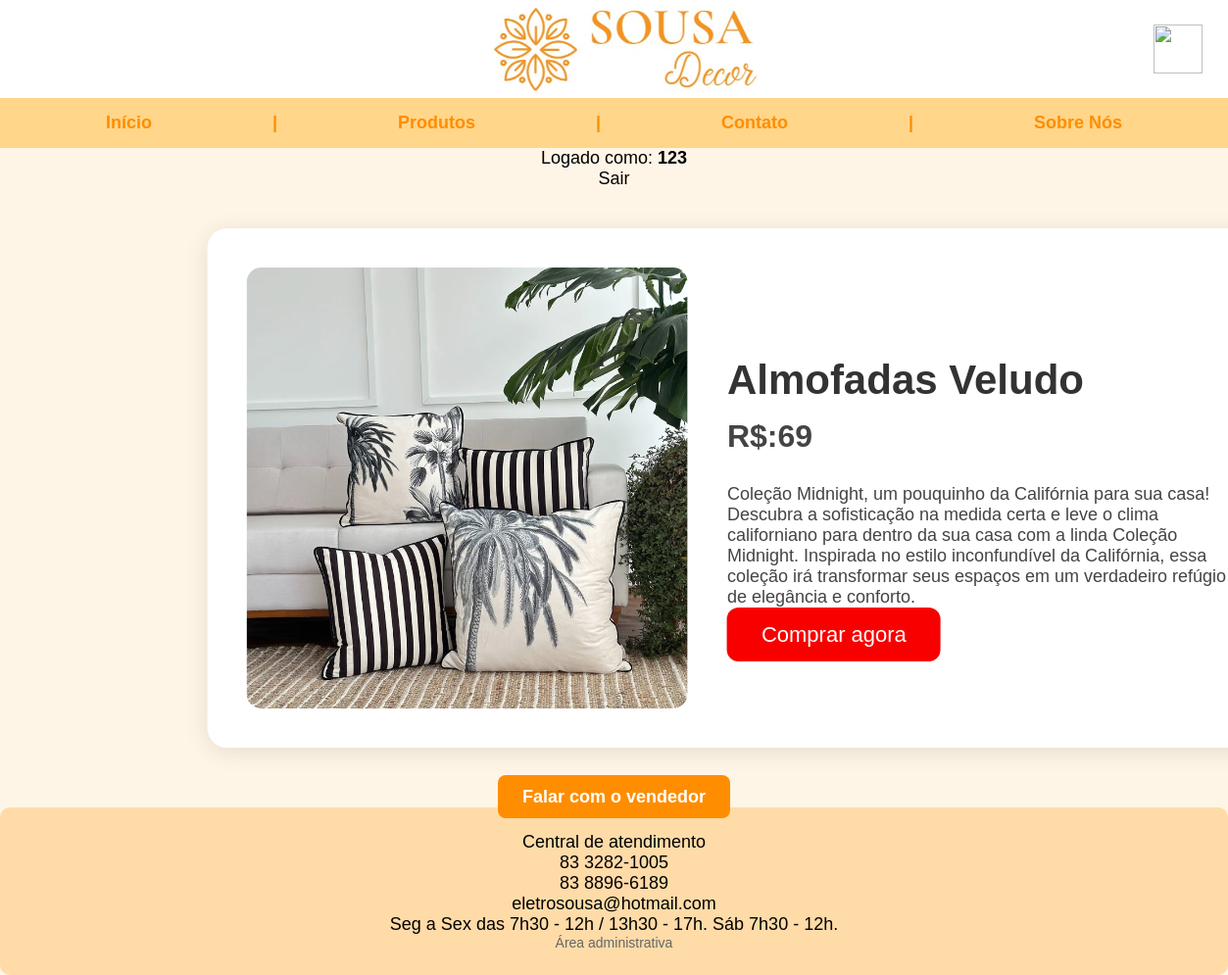
Screenshot of /ParteDeRick/index.php?pg=../parteArthurYsaac/comprar&id=6 (signed in) with the database file from the repository.
### tables this page shows
CREATE TABLE `produtos` (
  `id` int(11) NOT NULL,
  `nome` varchar(100) NOT NULL,
  `imagem` varchar(200) NOT NULL,
  `preco` int(11) DEFAULT NULL,
  `estoque` int(11) NOT NULL DEFAULT 0,
  `destaque` tinyint(1) NOT NULL DEFAULT 0,
  `descricao` text DEFAULT NULL
);

### parteArthurYsaac/comprar.php (the view, shortened to what this page needs)
<?php
require "config.inc.php";
$id = $_REQUEST["id"];
$sql = "SELECT * FROM produtos WHERE id = '$id'";
$resultado = mysqli_query($conexao, $sql);
if(mysqli_num_rows($resultado) > 0){
    while($dados = mysqli_fetch_array($resultado)){
        $img = $dados['imagem'];
            if (strpos($img, 'uploads/') === 0) {
                $src = '../' . $img;
            } else {
                $src = $img;
            }
        $id = $dados["id"];
        ?>
        <p>Logado como: <strong><?= htmlspecialchars($_SESSION['cliente_nome']) ?></strong></p>
        <p><a href="?pg=../parteArthurYsaac/logout">Sair</a></p>
        <div class="pagproduto">
        <div class="product-image">
            <?php echo"<img src='$src'>";?>
        </div>
        <div class="product-info">
            <h1><?php echo $dados['nome']; ?></h1>
            <div class="price"><?php
            echo "R$:";
            echo $dados['preco'];
             ?></div><p style='text-align: left; color: #444; margin-bottom: 15px;'><?php echo $dados['descricao']; ?></p>
                <a class="buy-btn" href="?pg=../parteArthurYsaac/adicionar_ao_carrinho&id=<?= $id ?>">
                    Comprar agora
                </a>
            </div>
        </div><?php
    }
}
?>
<p><a class="botao" href="?pg=../parteArthurYsaac/contatoadmin">Falar com o vendedor</a></p>
</body>
</html>

### ParteDeRick/style.css (style rules this page uses)
body { margin: 0; padding: 0; background-color: rgb(255, 245, 230); font-family: 'Lucida Sans', 'Lucida Sans Regular', 'Lucida Grande', 'Lucida Sans Unicode', Geneva, Verdana, sans-serif; }
a { text-decoration: none; color: inherit; }
h1 { color: #ff8d00; }
p { font-size: 18px; text-align: center; margin-bottom: 30px; margin: 0; }
a.botao { background-color: #ff8d00; color: white; text-decoration: none; padding: 12px 25px; border-radius: 8px; font-weight: bold; transition: background-color 0.3s ease; z-index: 99; position: relative; }
footer { background-color: #ffdba8; margin: 40px 0 0 0; padding: 25px; border-radius: 10px; text-align: center; margin-top: auto; }
html, body { height: 100%; }
body { margin: 0; padding: 0; background-color: rgb(255, 245, 230); font-family: 'Lucida Sans', 'Lucida Sans Regular', 'Lucida Grande', 'Lucida Sans Unicode', Geneva, Verdana, sans-serif; display: flex; flex-direction: column; }
.pagproduto { margin-top: 40px; margin-bottom: 40px; background: #fff; width: 80%; max-width: 1100px; padding: 40px; border-radius: 20px; box-shadow: 0 4px 25px rgba(0,0,0,0.1); display: flex; gap: 40px; align-items: center; transform: translateX(8%); z-index: 1; margin-left: 10%; }
.product-image img { width: 450px; height: 450px; object-fit: cover; border-radius: 15px; }
.product-info { flex: 1; }
.product-info h1 { font-size: 42px; color: #333; margin-bottom: 10px; }
.price { font-size: 32px; color: #444; margin: 15px 0 30px; font-weight: bold; }
.buy-btn { padding: 15px 35px; background: #f80000; border: none; color: #fff; font-size: 22px; border-radius: 12px; cursor: pointer; transition: 0.3s; }

### rows the page displays
produtos: imagem (picture), nome "Almofadas Veludo", preco "69", descricao "Coleção Midnight, um pouquinho da Califórnia para sua casa! Descubra a sofisticação na medida certa e leve o clima californiano para dentro da sua casa com a linda Coleção Midnight. Inspirada no estilo inconfundível da Califórnia, essa coleção irá transformar seus espaços em um verdadeiro refúgio de elegância e conforto."
